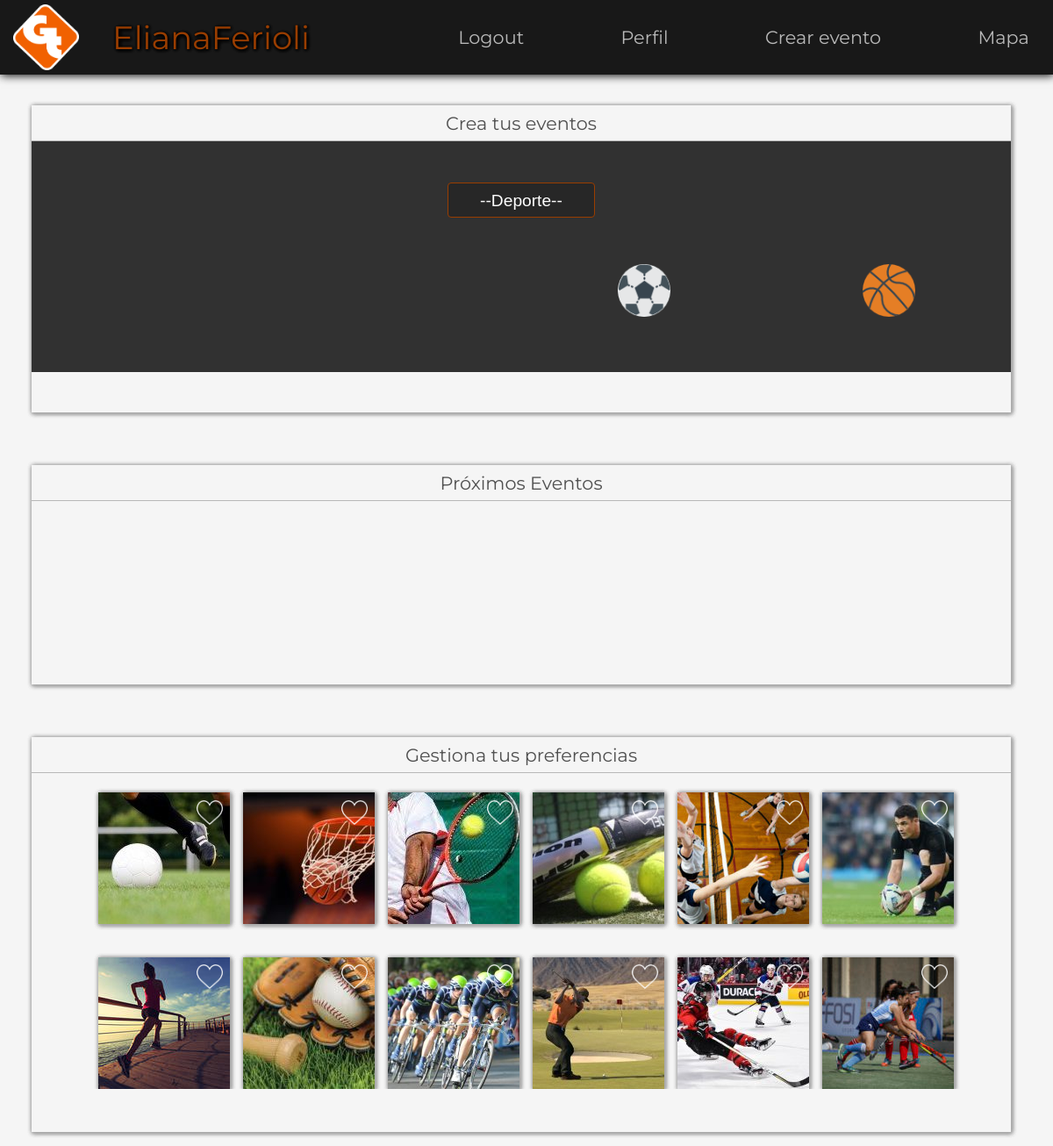
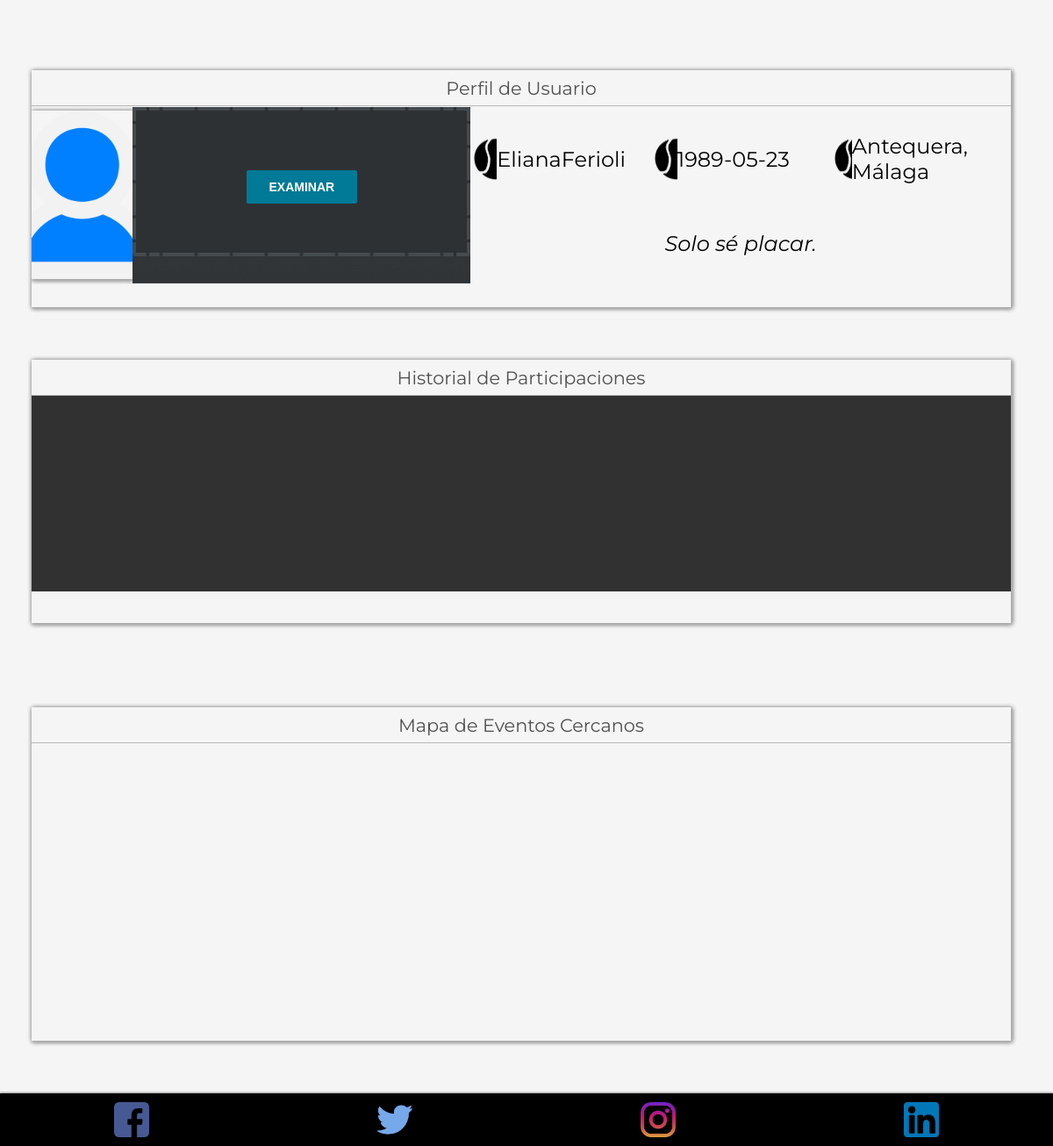
Screenshot of /View/indexUsuario.php (signed in) with the database file from the repository (2 pictures, top to bottom).
### tables this page shows
CREATE TABLE `USUARIO` (
  `CodUs` int(11) NOT NULL,
  `NomUs` varchar(30) NOT NULL,
  `PassUs` varchar(30) NOT NULL,
  `EmailUs` varchar(30) DEFAULT NULL,
  `FechNac` date NOT NULL,
  `ProvUs` varchar(30) NOT NULL,
  `LocaUs` varchar(30) NOT NULL,
  `DescUs` varchar(140) DEFAULT NULL,
  `FotoUs` varchar(30) DEFAULT 'defecto.png',
  `Admin` tinyint(1) DEFAULT '0'
);

CREATE TABLE `DEPORTE` (
  `CodDep` int(11) NOT NULL,
  `NomDep` varchar(20) NOT NULL
);

### Model/Usuario.php (called while the page is built, shortened)
<?php
class Usuario {
  private $nomUs;
  private $fechNac;
  private $provUs;
  private $localUs;
  private $descUs;
  function __construct($cod, $nom, $pass, $email, $fecha, $prov, $local, $desc, $foto) {
    $this->nomUs = $nom;
    $this->fechNac = $fecha;
    $this->provUs = $prov;
    $this->localUs = $local;
    $this->descUs = $desc;
  }
  function getNomUs() {
      return $this->nomUs;
  }
  function getFechNac() {
      return $this->fechNac;
  }
  function getProvUs() {
      return $this->provUs;
  }
  function getLocalUs() {
      return $this->localUs;
  }
  function getDescUs() {
      return $this->descUs;
  }
  public static function getUsuario($atributo, $valor) {
    $conexion = GoTeamDB::connectDB();
    $seleccion = "SELECT CodUs, NomUs, PassUs, EmailUs, FechNac, ProvUs, LocaUs, DescUs, FotoUs"
            . " FROM USUARIO WHERE ".$atributo."=\"".$valor."\"";
    $consulta = $conexion->query($seleccion);
    $registro = $consulta->fetchObject();
    $usuario = new Usuario($registro->CodUs, $registro->NomUs, $registro->PassUs, $registro->EmailUs,
              $registro->FechNac, $registro->ProvUs, $registro->LocaUs, $registro->DescUs,
              $registro->FotoUs);
    return $usuario;
  }
}

### Model/Participacion.php (called while the page is built, shortened)
<?php
class Participacion {
  public static function getParticipacionAbiertaPorFecha($codUs) {
    $conexion = GoTeamDB::connectDB();
    $seleccion = "SELECT * FROM  PARTICIPACION INNER JOIN  EVENTO ON PARTICIPACION.CodEven=EVENTO.CodEven "
            . "WHERE PARTICIPACION.CodUs=".$codUs." AND EVENTO.FechEven >= CURRENT_DATE() ORDER BY "
            . "EVENTO.FechEven DESC";
    $consulta = $conexion->query($seleccion);
    $participacion= [];
    while ($registro = $consulta->fetchObject()) {
       $participacion[] = $registro->CodEven;
    }
    return $participacion;
  }
}

### Model/Deporte.php (called while the page is built, shortened)
<?php
class Deporte {
  private $codDep;
  function __construct($cod, $nom) {
    $this->codDep = $cod;
  }
  function getCodDep() {
      return $this->codDep;
  }
  public static function getDeportes() {
    $conexion = GoTeamDB::connectDB();
    $seleccion = "SELECT *"
            . " FROM DEPORTE";
    $consulta = $conexion->query($seleccion);
    $deportes= [];
    while ($registro = $consulta->fetchObject()) {
      $deportes[] = new Deporte($registro->CodDep, $registro->NomDep);
    }
    return $deportes;
  }
}

### View/indexUsuario.php (the view, shortened to what this page needs)
<?php
    if(!isset($_SESSION['emailUsuario'])&&!isset($_SESSION['facebook'])){
        header('Location: ../index.php');
    } else {
        require_once '../Model/Usuario.php';
        $usuario = Usuario::getUsuario("EmailUs", $_SESSION['emailUsuario']);
        require_once '../Model/Deporte.php';
        $deportes = Deporte::getDeportes();
        require_once '../Model/Participacion.php';
        $codUs = $usuario->getCodUs();
        $participacion = Participacion::getParticipacion($codUs);
        $participacionAbierta = Participacion::getParticipacionAbiertaPorFecha($codUs);
        $fotoUs = "../View/img/defecto.png";
        if(strpos($usuario->getFotoUs(), 'defecto.png') === 0){
            if(isset($_SESSION['idFacebook'])){
                $fotoUs = "https://graph.facebook.com/".$_SESSION['idFacebook']."/picture?type=square&w%E2%80%8Cidth=500&height=500";
            } else {
                $fotoUs = "../img/defecto.png";
            }
        }
?>
<!DOCTYPE html>
<html>
    <head>
        <link rel="stylesheet" type="text/css" href="../View/css/jquery-ui.css">
        <link rel="stylesheet" href="//cdnjs.cloudflare.com/ajax/libs/timepicker/1.3.5/jquery.timepicker.min.css">
        <link href="../View/css/uploadcss/style.css" rel="stylesheet" />
        <link rel="stylesheet" type="text/css" href="../View/css/estiloIndexUsuario.css">
    </head>
    <body>
        <header>
            <a id="logoHeader" href="../index.php"></a>
            <a id="nombreUsuario" href="../View/indexUsuario.php"><?php echo $usuario->getNomUs() ?></a>
            <div id="nav">
                <a href="../Controller/logout.php">Logout</a>
                <a href="#perfilUsuario">Perfil</a>
                <a href="#crear">Crear evento</a>
                <a href="#eventosCercanos">Mapa</a>
            </div>
        </header>
        <div class="creaEventos">
            <div class="creaEventosCabecera">
                <span>Crea tus eventos</span>
            </div>
            <div class="creaEventosBody">
                <div class="container">
                    <select name="deporte" id="deporte">
                        <option value="" class="defecto" selected disabled>--Deporte--</option>
                    </select>
                </div>
            </div>
            <div class="iconos">
                <div class="iconoDeporte icon1"></div>
                <div class="iconoDeporte icon2"></div>
                <div class="iconoDeporte icon3"></div>
                <div class="iconoDeporte icon4"></div>
            </div>
        </div>
        <div class="eventosAbiertos">
            <div class="eventosAbiertosCabecera">
                <span>Próximos Eventos</span>
            </div>
            <div class="eventosAbiertosBody">
            <?php
                    foreach($participacionAbierta as $par){
            ?>
                    <div class="participacionAbiertaEventos" name="<?php echo $par?>">
                    </div>
            <?php
                }
            ?>
            </div>
        </div>
        <div class="deportes">
            <div class="deportesCabecera">
                <span>Gestiona tus preferencias</span>
            </div>
            <div class="deportesBody">
                <?php
                    foreach($deportes as $dep){
                ?>
                    <div class="deporte deporte<?php echo $dep->getCodDep()?>" name="<?php echo $dep->getCodDep()?>">
                        <span class="favorite"></span>
                    </div>
                <?php
                    }
                ?>
            </div>
        </div>
        <div class="perfil">
            <div class="perfilCabecera">
                <span>Perfil de Usuario</span>
            </div>
            <div class="perfilBody">
                <div class="fotoContainer" style="background-image: url('<?php echo $fotoUs?>')" title="Modificar Imagen">
                    <div class="contendorSpanEditarFoto">
                    </div>
                </div>
                <div id="dialog-form" title="Subir Archivo">
                    <form id="upload" method="post" action="../Controller/upload/upload.php" enctype="multipart/form-data">
                        <div id="drop">
                            <a>Examinar</a>
                        </div>
                        <ul>
                        </ul>
                    </form>
                </div>
                <div class="datosUsuario">
                    <div>
                        <div>
                            <span class="ballicon"></span>
                            <span id="nombreDeUsuario" class="datos"><?php echo $usuario->getNomUs()?></span>
                        </div>
                        <div>
                            <span class="ballicon"></span>
                            <span id="fechaNacimiento"class="datos"><?php echo $usuario->getFechNac()?></span>
                        </div>
                        <div>
                            <span class="ballicon"></span>
                            <span id="lugarUsuario" class="datos"><span class="localidad"><?php echo $usuario->getLocalUs()?></span>,<span class="provincia"> <?php echo $usuario->getProvUs()?></span></span>
                        </div>
                    </div>
                    <div>
                        <p class="datos" id="descripcionUsuario"><i><?php echo $usuario->getDescUs()?></i></p>
                    </div>
                </div>
            </div>
        </div>
        <div class="eventos">
            <div class="eventosCabecera">
                <span>Historial de Participaciones</span>
            </div>
            <div class="eventosBody">
                <?php
                    foreach($participacion as $par){
                ?>
                    <div class="participacionEventos" name="<?php echo $par?>">
                    </div>
                <?php
                    }
                ?>
            </div>
        </div>
        <div class="eventosCeracanos">
            <div class="eventosCercanosCabecera">
                <span>Mapa de Eventos Cercanos</span>
            </div>
            <div class="eventosCercanosBody" id="map">
            </div>
        </div>
        <footer>
                <div>
                    <a class="contacto facebook" href="https://www.facebook.com/eliana.ferioli?ref=bookmarks"></a>
                    <a class="contacto twitter" href="https://twitter.com/elianaferioli"></a>
                    <a class="contacto instagram" href="https://www.instagram.com/elianaferiolinunez/?hl=es"></a>
                    <a class="contacto linkedin" href="https://es.linkedin.com/in/eliana-mariel-ferioli-n%C3%BA%C3%B1ez-180540107?trk=prof-samename-name"></a>
                </div>
        </footer>
    </body>
</html>
<?php
    }
?>

### View/css/uploadcss/style.css (style rules this page uses)
#upload { font-family:'PT Sans Narrow', sans-serif; background-color:#373a3d; background-image:-webkit-linear-gradient(top, #373a3d, #313437); background-image:-moz-linear-gradient(top, #373a3d, #313437); background-image:linear-gradient(top, #373a3d, #313437); border-radius:3px; box-shadow: 0 0 10px rgba(0, 0, 0, 0.3); }
#drop { background-color: #2E3134; padding: 40px 50px; margin-bottom: 30px; border: 20px solid rgba(0, 0, 0, 0); border-radius: 3px; border-image: url('../img/border-image.png') 25 repeat; text-align: center; text-transform: uppercase; font-size:16px; font-weight:bold; color:#7f858a; }
#drop a { background-color:#007a96; padding:12px 26px; color:#fff; font-size:14px; border-radius:2px; cursor:pointer; display:inline-block; margin-top:12px; line-height:1; }
#upload ul { list-style:none; margin:0 -30px; border-bottom:1px solid #3d4043; }
footer { background-color: #080808; bottom: 0; box-shadow: 0 -1px 2px rgba(0,0,0,0.4); height: 40px; left: 0; position: fixed; width: 100%; z-index: 100000; }

### View/indexUsuario.php (style rules this page uses)
#map { height: 90%; }
#deporte, #instalacion, #pista, #nivel, #datepicker, #hora, #usuarios, #insertarEvento { padding: 0 !important; width: 15%; }
#deporte *, #instalacion *, #pista *, #nivel * { background-color: rgba(0,0,0, 0.5); color: white; }
.creaEventos { height: 350px; }

### rows the page displays
usuario: NomUs "ElianaFerioli", FechNac "1989-05-23", LocaUs "Antequera", ProvUs "Málaga", DescUs "Solo sé placar."
deporte: shows a picture
deporte: shows a picture
deporte: shows a picture
deporte: shows a picture
deporte: shows a picture
deporte: shows a picture
deporte: shows a picture
deporte: shows a picture
deporte: shows a picture
deporte: shows a picture
deporte: shows a picture
deporte: shows a picture
